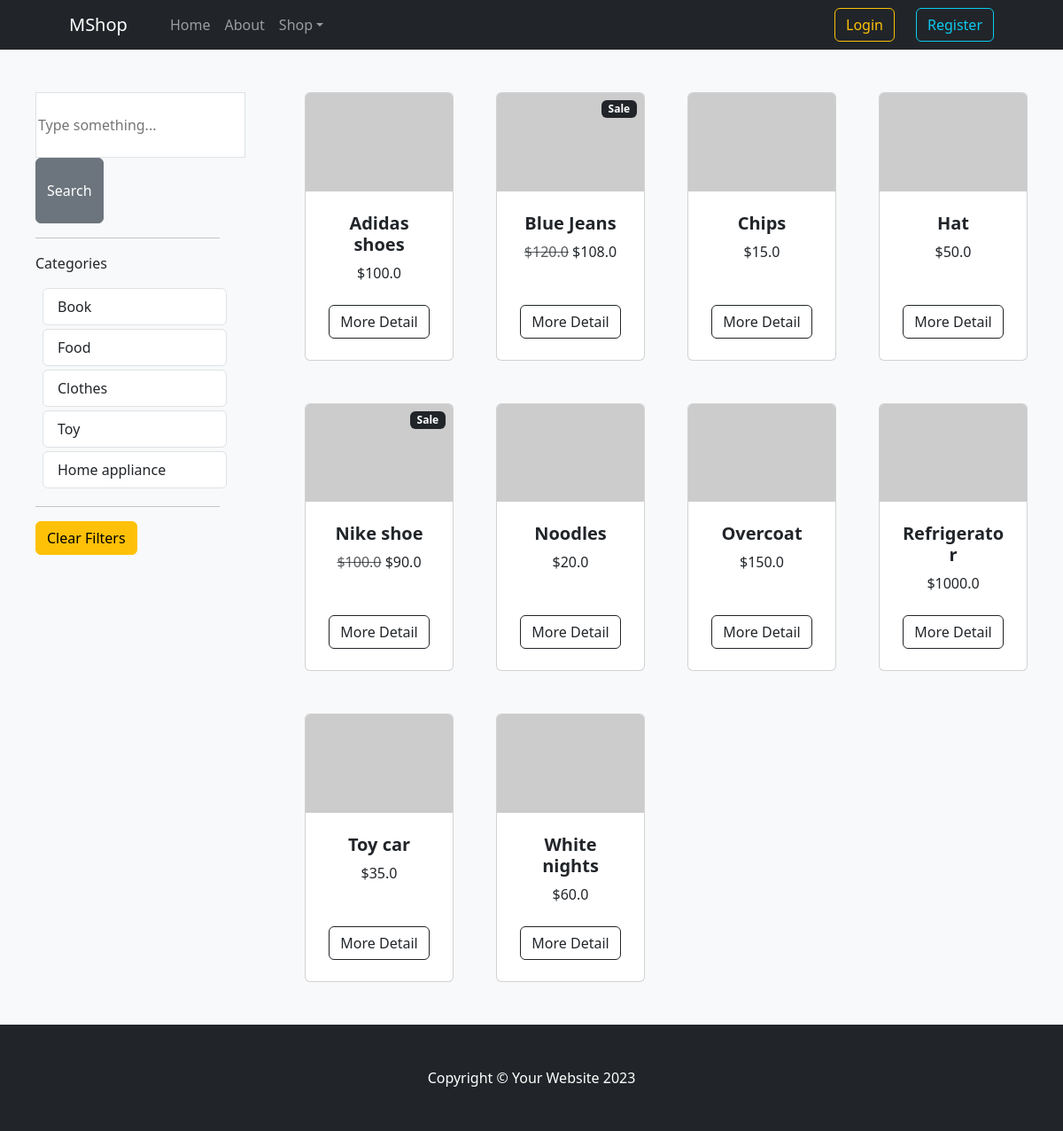
The page /browse/ on the database its author committed.
### items/models.py (models this page shows, shortened)
class Category(models.Model):
    name = models.CharField(max_length=30)
    class Meta:
        verbose_name_plural = "Categories"
    def __str__(self) -> str:
        return self.name

class Item(models.Model):
    title = models.CharField(max_length=60)
    description = models.TextField()
    price = models.FloatField()
    image = models.ImageField(upload_to="item_images", blank=True, null=True)
    is_sold = models.BooleanField(default=False)
    is_on_sale = models.BooleanField(default=False)
    discount = models.FloatField(default=0.0)
    created_at = models.DateTimeField(auto_now_add=True)
    category = models.ForeignKey(
        Category, on_delete=models.CASCADE, related_name="items"
    )
    class Meta:
        ordering = ("title",)
    def discounted_price(self):
        return self.price - self.price * self.discount

### items/views.py (the view)
# urls.py: path("browse/", views.browse, name="browse"),
def browse(request):
    query = request.GET.get("query", "")
    category_id = request.GET.get("category", 0)
    categories = Category.objects.all()
    items = Item.objects.filter(is_sold=False)
    if category_id:
        items = items.filter(category_id=category_id)
    if query:
        items = items.filter(
            Q(title__icontains=query) | Q(description__icontains=query)
        )
    return render(
        request,
        "items/browse.html",
        {
            "items": items,
            "query": query,
            "categories": categories,
            "category_id": int(category_id),
        },
    )

### items/templates/items/browse.html
{% extends "items/base.html" %}
{% block content %}
<div class="pb-6 px-3 row gx-4 gx-lg-5 bg-light">
    <div class="col-3 container px-4 px-lg-5 mt-5">
        <form action="{% url "items:browse" %}" method="get">
            <input name="query" class="py-4 px-6 border" type="text" value="{{query}}" placeholder="Type something...">
            <button class="btn btn-secondary py-4 px-6">Search</button>
        </form>
        <hr class="my-6">
        <p class="font-semibold">Categories</p>
        {% for category in categories %}
        <div class="list-group">
            <a href="{% url 'items:browse' %}?query={{ query }}&category={{ category.id }}" class="list-group-item list-group-item-action mb-1 mx-2 {% if category.id == category_id %} active {% endif %}">{{ category }}</a>
        </div>
        {% endfor %}
        <hr class="my-6">
        <div>
            <a href="{% url 'items:browse' %}" class="btn btn-warning">Clear Filters</a>
        </div>
    </div>
    <div class="col container px-4 px-lg-5 mt-5">
        <div class="row gx-4 gx-lg-5 row-cols-2 row-cols-md-3 row-cols-xl-4 justify-content-left">
            {% for item in items %}
            <div class="col mb-5">
                <div class="card h-100">
                    {% if item.is_on_sale %}
                    <div class="badge bg-dark text-white position-absolute" style="top: 0.5rem; right: 0.5rem">Sale</div>
                    {% endif %}
                    {% if item.image %}
                    <img class="card-img-top img-fluid" src="{{ item.image.url }}" alt="..." />
                    {% else %}
                    <img class="card-img-top" src="https://dummyimage.com/450x300/dee2e6/6c757d.jpg" alt="..." />
                    {% endif %}
                    <div class="card-body p-4">
                        <div class="text-center">
                            <h5 class="fw-bolder">{{ item.title }}</h5>
                            {% if item.is_on_sale %}
                            <span class="text-muted text-decoration-line-through">${{ item.price }}</span>
                            ${{ item.discounted_price }}
                            {% else %}
                            ${{ item.price }}
                            {% endif %}
                        </div>
                    </div>
                    <div class="card-footer p-4 pt-0 border-top-0 bg-transparent">
                        <div class="text-center"><a class="btn btn-outline-dark mt-auto" href="{% url "items:detail" item.id %}">More Detail</a></div>
                    </div>
                </div>
            </div>
            {% endfor %}
        </div>
    </div>
</div>
{% endblock content %}

### rows shown on the page
Category: name "Book"
Category: name "Food"
Category: name "Clothes"
Category: name "Toy"
Category: name "Home appliance"
Item: title "Adidas shoes", price "100.0"
Item: is_on_sale "Sale", title "Blue Jeans", price "120.0", discounted_price "108.0"
Item: title "Chips", price "15.0"
Item: title "Hat", price "50.0"
Item: is_on_sale "Sale", title "Nike shoe", price "100.0", discounted_price "90.0"
Item: title "Noodles", price "20.0"
Item: title "Overcoat", price "150.0"
Item: title "Refrigerator", price "1000.0"
Item: title "Toy car", price "35.0"
Item: title "White nights", price "60.0"
